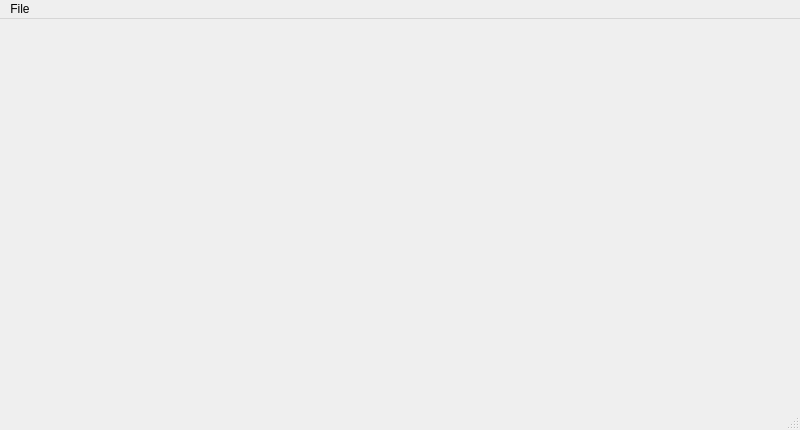
<?xml version="1.0" encoding="UTF-8"?>
<ui version="4.0">
 <class>MainWindow</class>
 <widget class="QMainWindow" name="MainWindow">
  <property name="geometry">
   <rect>
    <x>0</x>
    <y>0</y>
    <width>800</width>
    <height>430</height>
   </rect>
  </property>
  <property name="windowTitle">
   <string>ceilingfaan</string>
  </property>
  <widget class="QWidget" name="centralwidget"/>
  <widget class="QMenuBar" name="menubar">
   <property name="geometry">
    <rect>
     <x>0</x>
     <y>0</y>
     <width>800</width>
     <height>21</height>
    </rect>
   </property>
   <widget class="QMenu" name="menuFile">
    <property name="title">
     <string>File</string>
    </property>
    <addaction name="actionOpen"/>
    <addaction name="actionSettings"/>
    <addaction name="actionSave"/>
    <addaction name="actionExit"/>
   </widget>
   <addaction name="menuFile"/>
  </widget>
  <widget class="QStatusBar" name="statusbar"/>
  <action name="actionCtrl_Q">
   <property name="text">
    <string>Ctrl+Q</string>
   </property>
  </action>
  <action name="actionExit">
   <property name="text">
    <string>Exit</string>
   </property>
   <property name="statusTip">
    <string>Exit ceilingfaan</string>
   </property>
   <property name="shortcut">
    <string>Ctrl+Q</string>
   </property>
  </action>
  <action name="actionOpen">
   <property name="checkable">
    <bool>false</bool>
   </property>
   <property name="text">
    <string>Open File</string>
   </property>
   <property name="statusTip">
    <string>Open a tiff stack</string>
   </property>
  </action>
  <action name="actionSave">
   <property name="text">
    <string>Save results</string>
   </property>
  </action>
  <action name="actionSettings">
   <property name="text">
    <string>Settings</string>
   </property>
  </action>
 </widget>
 <resources/>
 <connections/>
</ui>
